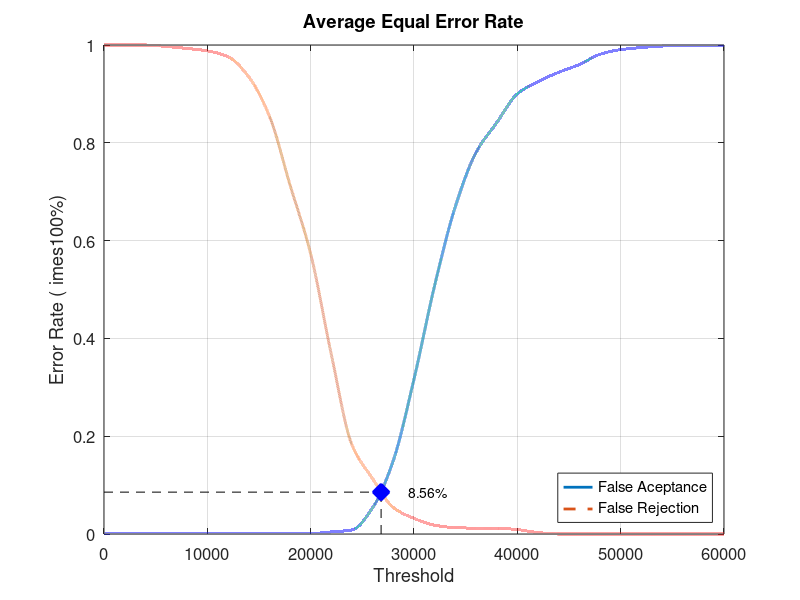
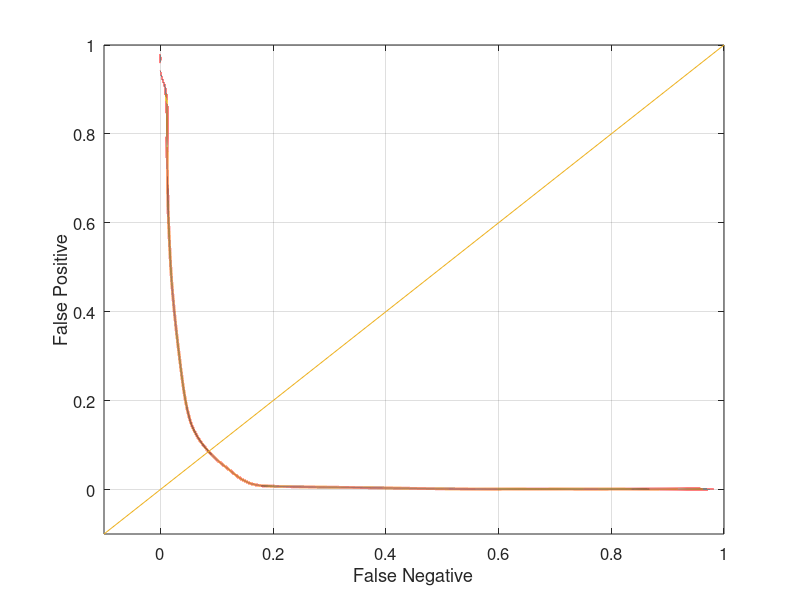

Reproduce these figures in MATLAB, in order.
close all;
clear;
clc;
x = 0:2000:60000;
xq = 0:0.5:60000;

y0 = [0 0.00105263 0.00105263 0.00105263 0.00105263 0.00105263 0.00105263 0.00105263 0.00105263 0.00105263 0.00105263 0.00421053 0.00842105 0.0536842 0.150526 0.316842 0.508421 0.669474 0.78 0.841053 0.9 0.925263 0.944211 0.96 0.981053 0.990526 0.994737 0.997895 0.998947 0.998947 1]
yy0 = interp1(x, y0, xq, 'pchip');
y1 = [1 1 1 0.997 0.993 0.988 0.976 0.935 0.855 0.714 0.573 0.367 0.182 0.113 0.054 0.032 0.018 0.013 0.012 0.012 0.009 0.003 0 0 0 0 0 0 0 0 0]
yy1 = interp1(x, y1, xq, 'pchip');

% Calculating EER: 
y2 = abs(y0 - y1);
find(y2 == min(y2))
yy2 = abs(yy0 - yy1);
xEER = find(yy2 == min(yy2));
xEERIndex = xq(xEER) % X-axis EER
yEER = yy0(xEER) % Y-axis EER

main = figure
plot(xq, yy0,'-','LineWidth', 2);	hold on
plot(xq, yy1,'--','LineWidth', 2);	hold on
plot([xEERIndex xEERIndex], [0 yEER], 'k--');	hold on
plot([0 xEERIndex], [yEER yEER], 'k--');	hold on
plot(xEERIndex, yEER, 'bx', 'LineWidth', 10);	hold on
text(xEERIndex + 10 * xEERIndex / 100, yEER, [num2str(round((10000 * yEER)) / 100) '%'])
legend('False Aceptance', 'False Rejection', 'Location', 'SouthEast')
xlabel('Threshold')
ylabel('Error Rate (	imes100%)')
title('Average Equal Error Rate')
set(gca, 'FontSize', 12)
axis([0 60000 0 1])
grid on

print(main, 'Database1AverageMain', '-dpng');
FNRxFPR = figure('Color', [1 1 1]);
plot(yy1, yy0, '-', yy1, yy0, 'LineWidth', 2);
hold on
y = -0.1:0.1:1
plot(y, y); 
set(gca, 'FontSize', 12)
xlabel('False Negative')
ylabel('False Positive')
axis([-0.1 1 -0.1 1])
set(gca, 'FontSize', 12)
grid on

print(FNRxFPR, 'Database1AverageFNRxFPR','-dpng');
